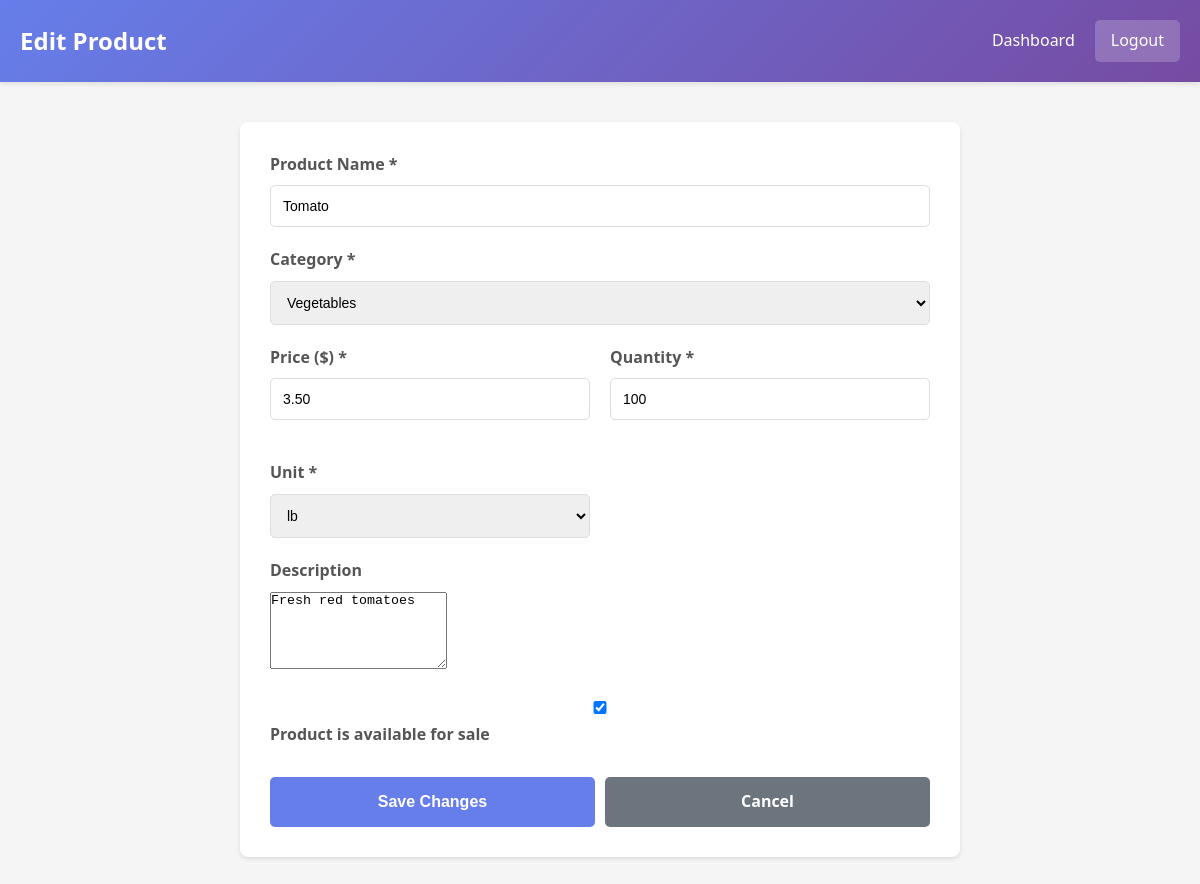
The app's page /farmer/products/edit.php?id=1 (signed in) with its own data.
### tables this page shows
CREATE TABLE IF NOT EXISTS products (
    id INT AUTO_INCREMENT PRIMARY KEY,
    farmer_id INT NOT NULL,
    name VARCHAR(255) NOT NULL,
    description TEXT,
    category VARCHAR(100),
    price DECIMAL(10, 2) NOT NULL,
    quantity INT NOT NULL DEFAULT 0,
    unit VARCHAR(50),
    image_url VARCHAR(255),
    is_available BOOLEAN DEFAULT 1,
    created_at TIMESTAMP DEFAULT CURRENT_TIMESTAMP,
    updated_at TIMESTAMP DEFAULT CURRENT_TIMESTAMP ON UPDATE CURRENT_TIMESTAMP,
    FOREIGN KEY (farmer_id) REFERENCES users(id) ON DELETE CASCADE,
    INDEX (farmer_id),
    INDEX (category),
    INDEX (is_available),
    FULLTEXT INDEX (name, description)
);

### app/controllers/ProductController.php (called while the page is built, shortened)
<?php
class ProductController {
    private $productService;
    public function __construct($productService) {
        $this->productService = $productService;
    }
    public function showEditProductForm($farmer_id, $product_id) {
        $result = $this->productService->getProduct($farmer_id, $product_id);
        return $result['data'];
    }
}
?>

### app/services/ProductService.php (called while the page is built, shortened)
<?php
class ProductService {
    private $productModel;
    public function __construct($productModel, $db) {
        $this->productModel = $productModel;
    }
    public function getProduct($farmer_id, $product_id) {
        $product = $this->productModel->getById($product_id);
        return ['success' => true, 'data' => $product];
    }
}
?>

### app/models/Product.php (called while the page is built, shortened)
<?php
class Product {
    private $conn;
    private $table = 'products';
    public function __construct($db) {
        $this->conn = $db;
    }
    public function getById($id) {
        $id = (int)$id;
        $query = "SELECT * FROM $this->table WHERE id = $id";
        $result = $this->conn->query($query);
        if ($result && $result->num_rows > 0) {
            return $result->fetch_assoc();
        }
        return null;
    }
}
?>

### farmer/products/edit.php (the view, shortened to what this page needs)
<?php
require_once __DIR__ . '/../../config/init.php';
require_once __DIR__ . '/../../app/models/Product.php';
require_once __DIR__ . '/../../app/services/ProductService.php';
require_once __DIR__ . '/../../app/controllers/ProductController.php';
$db = $GLOBALS['conn'] ?? null;
$conn = $db;
$productModel = new Product($conn);
$productService = new ProductService($productModel, $conn);
$productController = new ProductController($productService);
$farmer_id = $_SESSION['user_id'];
$product_id = isset($_GET['id']) ? (int)$_GET['id'] : 0;
$product = $productController->showEditProductForm($farmer_id, $product_id);
?>
<!DOCTYPE html>
<html lang="en">
<head>
    <link rel="stylesheet" href="<?php echo BASE_URL; ?>public/css/style.css">
</head>
<body>
    <div class="dashboard-header">
        <h1>Edit Product</h1>
        <div class="user-menu">
            <a href="<?php echo BASE_URL; ?>farmer/dashboard.php">Dashboard</a>
            <a href="<?php echo BASE_URL; ?>auth/logout.php" class="btn logout-btn">Logout</a>
        </div>
    </div>
    <div style="padding: 40px; max-width: 800px; margin: 0 auto;">
        <form method="POST" action="<?php echo BASE_URL; ?>farmer/products/process-edit.php?id=<?php echo $product['id']; ?>" style="background: white; padding: 30px; border-radius: 8px; box-shadow: 0 2px 4px rgba(0,0,0,0.1);">
            <div class="form-group">
                <label for="name">Product Name *</label>
                <input type="text" id="name" name="name" value="<?php echo htmlspecialchars($product['name']); ?>" required>
            </div>
            <div class="form-group">
                <label for="category">Category *</label>
                <select id="category" name="category" required>
                    <option value="Vegetables" <?php echo $product['category'] === 'Vegetables' ? 'selected' : ''; ?>>Vegetables</option>
                </select>
            </div>
            <div class="form-row">
                <div class="form-group">
                    <label for="price">Price ($) *</label>
                    <input type="number" id="price" name="price" step="0.01" min="0" value="<?php echo $product['price']; ?>" required>
                </div>
                <div class="form-group">
                    <label for="quantity">Quantity *</label>
                    <input type="number" id="quantity" name="quantity" min="0" value="<?php echo $product['quantity']; ?>" required>
                </div>
                <div class="form-group">
                    <label for="unit">Unit *</label>
                    <select id="unit" name="unit" required>
                        <option value="lb" <?php echo $product['unit'] === 'lb' ? 'selected' : ''; ?>>lb</option>
                    </select>
                </div>
            </div>
            <div class="form-group">
                <label for="description">Description</label>
                <textarea id="description" name="description" rows="5"><?php echo htmlspecialchars($product['description']); ?></textarea>
            </div>
            <div class="form-group">
                <label for="is_available">
                    <input type="checkbox" id="is_available" name="is_available" value="1" <?php echo $product['is_available'] ? 'checked' : ''; ?>>
                    Product is available for sale
                </label>
            </div>
            <div style="display: flex; gap: 10px; margin-top: 30px;">
                <button type="submit" class="btn btn-primary">Save Changes</button>
                <a href="<?php echo BASE_URL; ?>farmer/products/list.php" class="btn" style="background: #6c757d; color: white; text-decoration: none; text-align: center;">Cancel</a>
            </div>
        </form>
    </div>
</body>
</html>

### public/css/style.css (style rules this page uses)
* { margin: 0; padding: 0; box-sizing: border-box; }
body { font-family: 'Segoe UI', Tahoma, Geneva, Verdana, sans-serif; background-color: #f5f5f5; color: #333; line-height: 1.6; }
.form-group { margin-bottom: 20px; }
.form-row { display: grid; grid-template-columns: 1fr 1fr; gap: 20px; }
.form-group label { display: block; margin-bottom: 8px; font-weight: 600; color: #555; }
.form-group input, .form-group select { width: 100%; padding: 12px; border: 1px solid #ddd; border-radius: 5px; font-size: 14px; transition: border-color 0.3s; }
.btn { padding: 12px 30px; border: none; border-radius: 5px; font-size: 16px; font-weight: 600; cursor: pointer; transition: all 0.3s; width: 100%; }
.btn-primary { background-color: #667eea; color: white; }
.dashboard-header { background: linear-gradient(135deg, #667eea 0%, #764ba2 100%); color: white; padding: 20px; display: flex; justify-content: space-between; align-items: center; box-shadow: 0 2px 5px rgba(0, 0, 0, 0.1); }
.dashboard-header h1 { font-size: 24px; }
.user-menu { display: flex; align-items: center; gap: 20px; }
.user-menu a { color: white; text-decoration: none; font-weight: 500; transition: opacity 0.3s; }
.logout-btn { background-color: rgba(255, 255, 255, 0.2); padding: 8px 16px; border-radius: 5px; transition: background-color 0.3s; }

### records on screen
products: name "Tomato", category "Vegetables", price "3.50", quantity "100", unit "lb", description "Fresh red tomatoes", is_available "☑"
